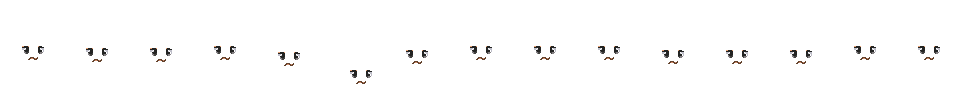
#> input picture assets/chibi/108.png, 960 x 96 px, found by its file name; its folder holds only this picture in this run
$ python make_sit_frame.py
#> lines starting #> are read from the running program, lines starting #| are printed output that depends on the picture
"""Dựng thêm frame "ngồi ghế" cho toàn bộ part chibi Avatar.

Bộ sprite gốc chỉ có 15 frame và không có tư thế ngồi ghế (frame 4 là ngồi
bệt/quỳ). Nhìn chính diện, người ngồi khác người đứng chủ yếu ở chỗ **đùi bị
thu ngắn lại** (nhìn từ trước nên đùi gần như bị che), thân người vì thế tụt
xuống. Nên frame ngồi ở đây dựng từ frame 0:

  - phần từ hông trở lên: giữ nguyên, đẩy xuống SQUASH px
  - phần chân: nén chiều cao từ LEG_H xuống (LEG_H - SQUASH)

Làm đồng loạt cho mọi part nên các lớp vẫn khớp nhau. Frame mới nằm ở index 15,
sheet rộng ra 960 -> 1024 px.
"""
from PIL import Image
import os

DIR = 'public/assets/chibi'
FW, FH = 64, 96
FOOT = 88          # neo chân trong frame
HIP = 62           # ranh giới hông/chân
LEG_H = FOOT - HIP  # 26
SQUASH = 12        # rút ngắn chân bấy nhiêu px -> chân còn 14px

n = 0
for f in sorted(os.listdir(DIR)):
    if not f.endswith('.png'):
        continue
    p = os.path.join(DIR, f)
    im = Image.open(p).convert('RGBA')
#> im is the input picture: PIL image 960x96 RGBA; mean R, G, B, A 2, 1.8, 1.7, 4.7
    if im.height != FH:
        continue
    frames = im.width // FW
#> frames = 15
    if frames >= 16:                       # đã dựng rồi thì thôi
        continue
    base = im.crop((0, 0, FW, FH))         # frame 0 = đứng yên
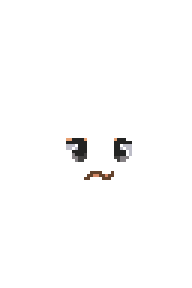
#> base: PIL image 64x96 RGBA (shown 3 times larger); mean R, G, B, A 2, 1.8, 1.7, 4.7; transparent parts drawn white

    sit = Image.new('RGBA', (FW, FH), (0, 0, 0, 0))
#> sit: PIL image 64x96 RGBA; every value is 0
    # thân trên tụt xuống
    sit.alpha_composite(base.crop((0, 0, FW, HIP)), (0, SQUASH))
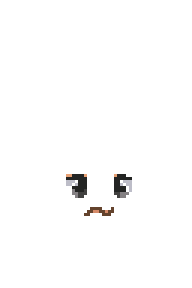
#> sit: PIL image 64x96 RGBA (shown 3 times larger); mean R, G, B, A 2, 1.8, 1.7, 4.7; transparent parts drawn white
    # chân nén lại
    legs = base.crop((0, HIP, FW, FOOT))
#> legs: PIL image 64x26 RGBA; every value is 0
    legs = legs.resize((FW, LEG_H - SQUASH), Image.NEAREST)
    sit.alpha_composite(legs, (0, HIP + SQUASH))
    # phần dưới bàn chân (bóng/đế) giữ nguyên
    sit.alpha_composite(base.crop((0, FOOT, FW, FH)), (0, FOOT))

    out = Image.new('RGBA', ((frames + 1) * FW, FH), (0, 0, 0, 0))
#> out: PIL image 1024x96 RGBA; every value is 0
    out.alpha_composite(im, (0, 0))
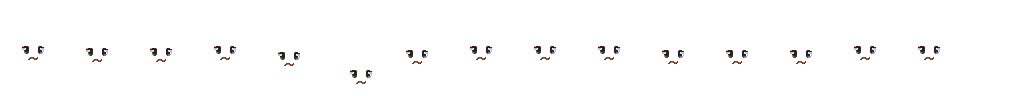
#> out: PIL image 1024x96 RGBA; mean R, G, B, A 1.9, 1.7, 1.6, 4.4; transparent parts drawn white
    out.alpha_composite(sit, (frames * FW, 0))
    out.save(p)
    n += 1

print('đã thêm frame ngồi ghế cho', n, 'part')

$ run again, on assets/chibi/114.png
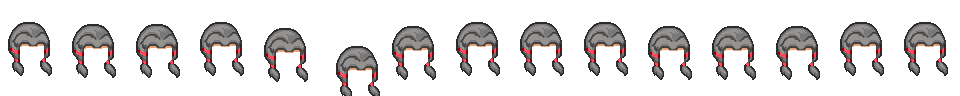
#> input picture assets/chibi/114.png, 960 x 96 px, found by its file name
#> im is the input picture: PIL image 960x96 RGBA; mean R, G, B, A 23.7, 20.7, 20.4, 53.7
#> `sit.alpha_composite(base.crop((0, 0, FW, HIP)), (0, SQUASH))`:
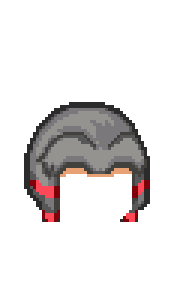
#> sit: PIL image 64x96 RGBA (shown 3 times larger); mean R, G, B, A 20.4, 17.5, 17.2, 44.1; transparent parts drawn white
#> `out.alpha_composite(im, (0, 0))`:
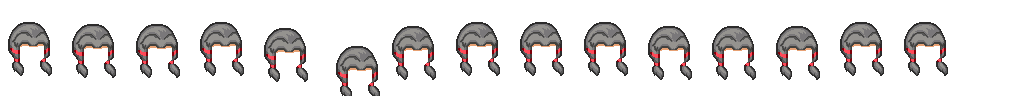
#> out: PIL image 1024x96 RGBA; mean R, G, B, A 22.2, 19.4, 19.2, 50.3; transparent parts drawn white
